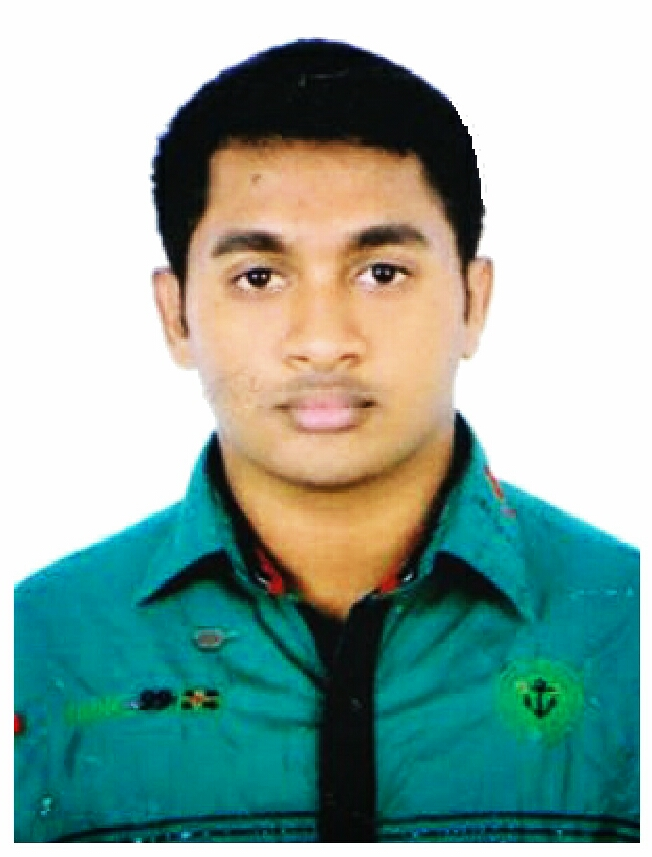
#> input picture learn-opencv/body-parts/FormalPic.jpg, 652 x 857 px, given in place of the camera
$ python penColor.py
#> lines starting #> are read from the running program, lines starting #| are printed output that depends on the picture; after the words box and inside, x2 and y2 are one past the last pixel; in counts of white or black regions, pixels touching at a corner belong together
import numpy as np
import cv2

# cap = cv2.VideoCapture('H:/Github/OpenCv/Research/videos/pen.mp4')
cap = cv2.VideoCapture(0)

kernel = np.ones((3,3),np.uint8)
kernelSmooth = np.ones( (25,25),np.float32 ) / 625

# params for ShiTomasi corner detection
feature_params = dict( maxCorners = 1,
                        qualityLevel = 0.8,
                        minDistance = 7,
                        blockSize = 7 )

# Parameters for lucas kanade optical flow
lk_params = dict( winSize  = (15,15),
                  maxLevel = 2,
                 criteria = (cv2.TERM_CRITERIA_EPS | cv2.TERM_CRITERIA_COUNT, 10, 0.03))

# Create some random colors
color = np.random.randint(0,255,(100,4))

# Take first frame and find corners in it
ret, old_frame = cap.read()
#> old_frame is the input picture: shape (857, 652, 3); mean B, G, R 162.7, 171.3, 143.1
hsv =  cv2.cvtColor(old_frame,cv2.COLOR_BGR2HSV)
#> hsv: shape (857, 652, 3); mean H, S, V 41.8, 110.1, 182.4

# index 0= Hue 1= sat 2=value
lower_limit = np.array([30,150,50])
upper_limit = np.array([255,255,180])
# inRnage Funtion will return 1 if the color is present range
mask = cv2.inRange(hsv,lower_limit,upper_limit)
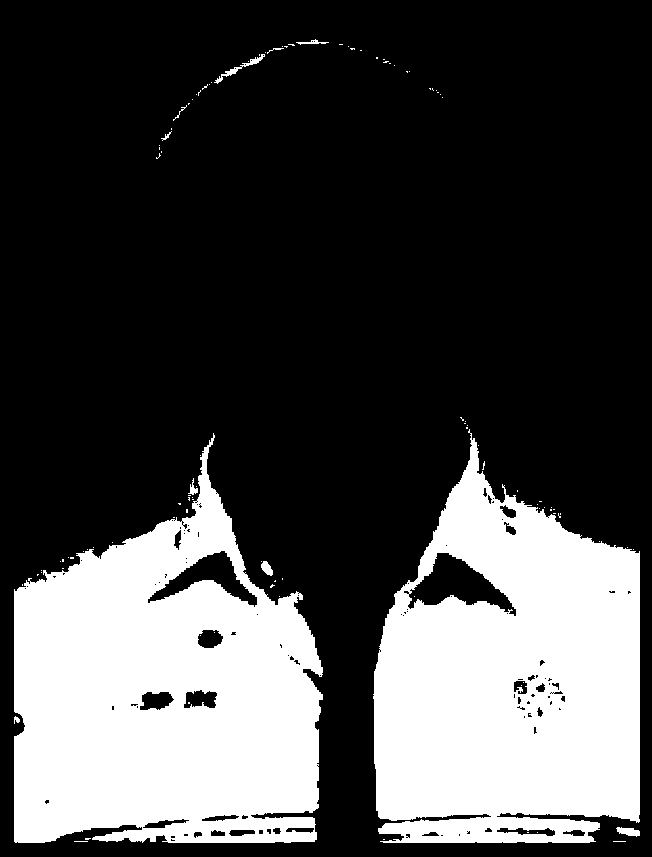
#> mask: shape (857, 652); 28.5% white; 106 white regions (95 under 20 px), largest, box (x1, y1, x2, y2) and area: (14, 433, 323, 843) 81833, (373, 429, 640, 843) 76637, (214, 54, 265, 84) 217

# 2 frames are passed mask values will applied to 2nd frame and bitwise op
res = cv2.bitwise_and(old_frame,old_frame,mask = mask)


old_gray = cv2.cvtColor(res, cv2.COLOR_BGR2GRAY)
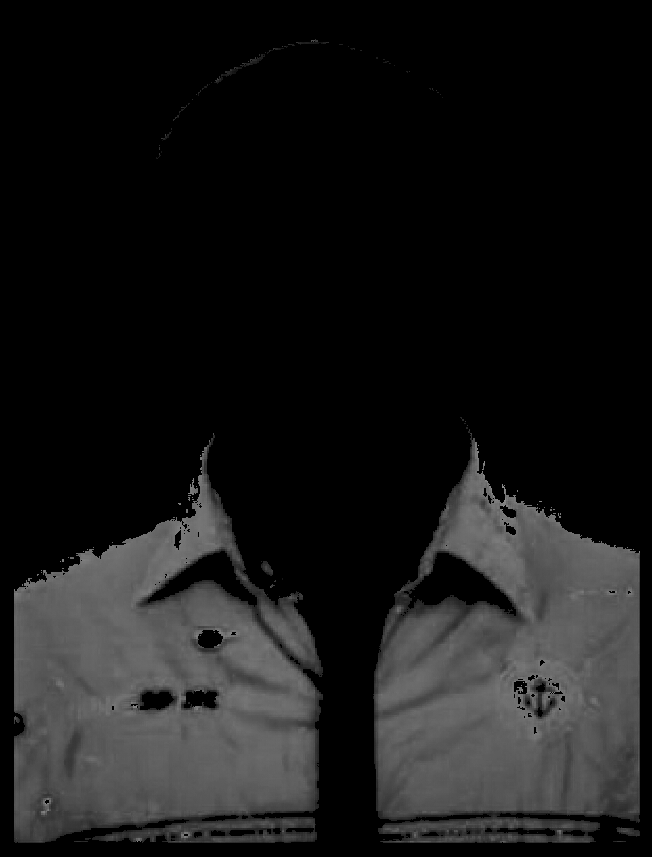
#> old_gray: shape (857, 652); min 0, max 143, mean 24.8
# cv2.imshow("s" , old_gray )
p0 = cv2.goodFeaturesToTrack(old_gray, mask = None, **feature_params)
#> p0 = [[519, 689]]
print(p0)
#| [[[519. 689.]]]
# Create a mask image for drawing purposes
old_mask = np.zeros_like(old_frame)


while(1):

    ret,frame = cap.read()
    smoothed = cv2.filter2D(frame,-1,kernelSmooth)
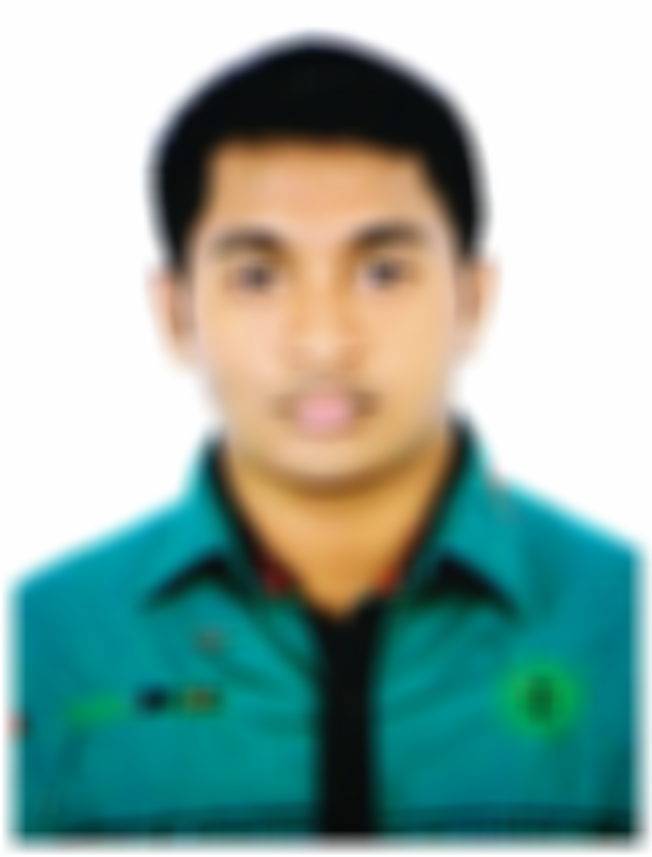
#> smoothed: shape (857, 652, 3); mean B, G, R 162.7, 171.3, 143.1
    hsv =  cv2.cvtColor(smoothed,cv2.COLOR_BGR2HSV)
#> hsv: shape (857, 652, 3); mean H, S, V 44.2, 106.2, 181.8
    mask = cv2.inRange(hsv,lower_limit,upper_limit)
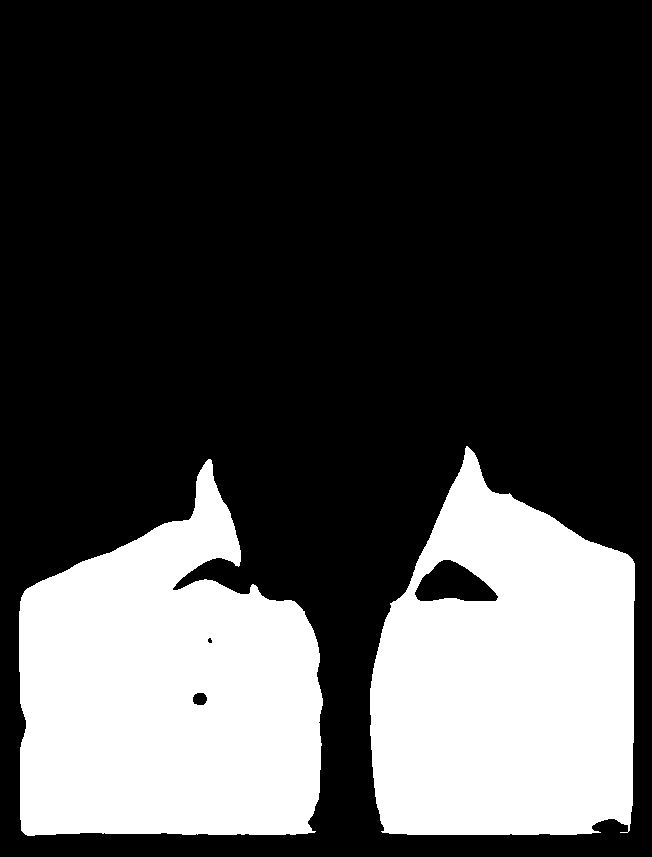
#> mask: shape (857, 652); 28.3% white; 2 white regions, box (x1, y1, x2, y2) and area: (19, 459, 323, 836) 81610, (370, 446, 635, 835) 76743
    res = cv2.bitwise_and(frame,frame,mask = mask)
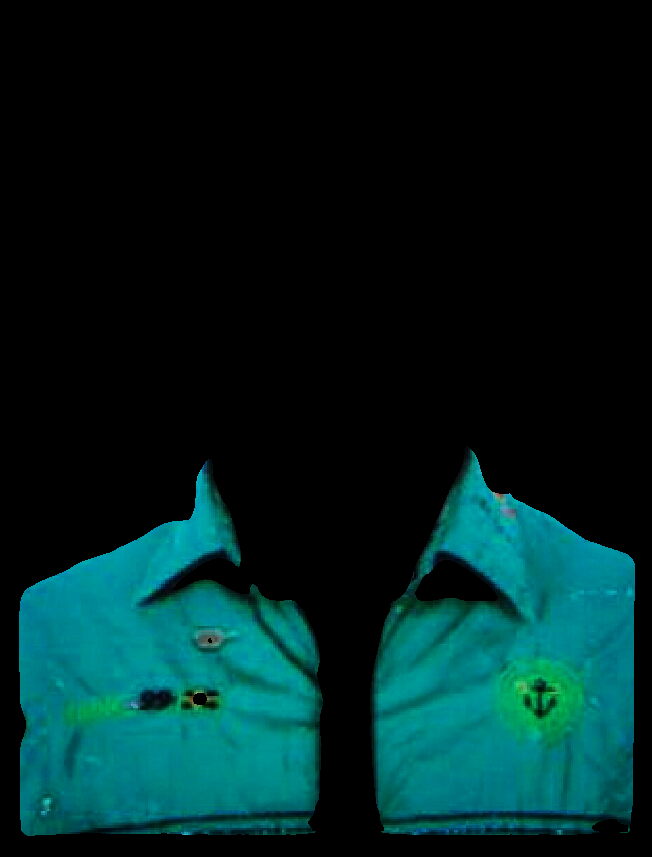
#> res: shape (857, 652, 3); mean B, G, R 34, 34.4, 0.4
    frame_gray = cv2.cvtColor(res, cv2.COLOR_BGR2GRAY)
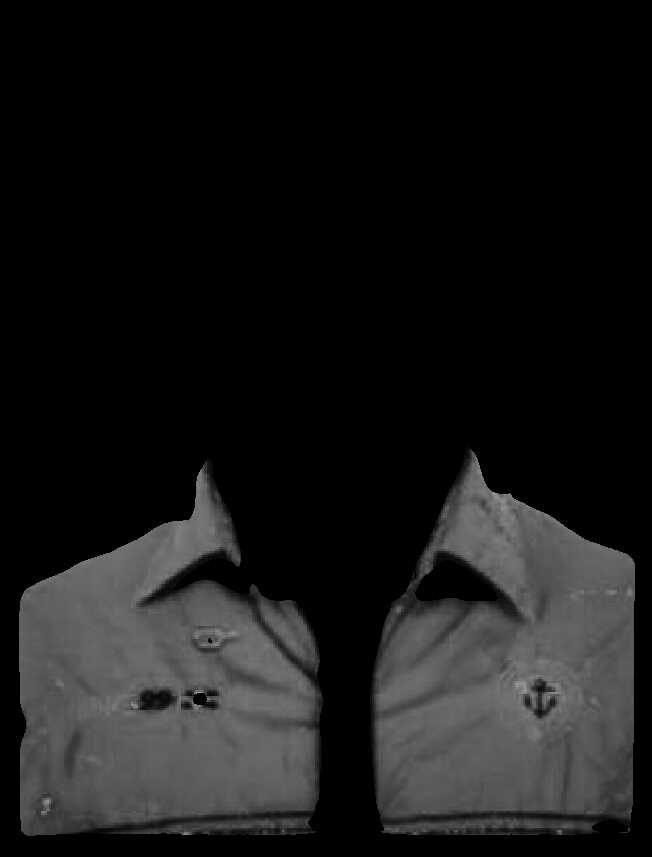
#> frame_gray: shape (857, 652); min 0, max 163, mean 24.2

    # calculate optical flow
    p1, st, err = cv2.calcOpticalFlowPyrLK(old_gray, frame_gray, p0, None, **lk_params)
#> p1 = [[526.6, 701.7]]; st = [1]; err = [56.74]
    # Select good points
    if p1 is None:
       #p0 = cv2.goodFeaturesToTrack(old_gray, mask = None, **feature_params)
       p1, st, err = cv2.calcOpticalFlowPyrLK(old_gray, frame_gray, p0, None, **lk_params)
    good_new = p1[st==1]
#> good_new = [[526.6, 701.7]]
    good_old = p0[st==1]
#> good_old = [[519, 689]]


    color = [0, 155, 31,1]
    # draw the tracks
    for i,(new,old) in enumerate(zip(good_new,good_old)):
       a,b = new.ravel()
       c,d = old.ravel()

       old_mask = cv2.line(old_mask, (a,b),(c,d), color, 5)
       frame = cv2.circle(frame,(a,b),5,color,-1)
       img = cv2.add(frame,old_mask)
       img = cv2.flip(img,1)
       cv2.imshow('frame',img)
       cv2.imshow('res',res)
#> this loop made 1 pass
#> (a, b, c, d) on pass 1: (526.6, 701.7, 519, 689)
#> pass 1, `img = cv2.flip(img,1)`:
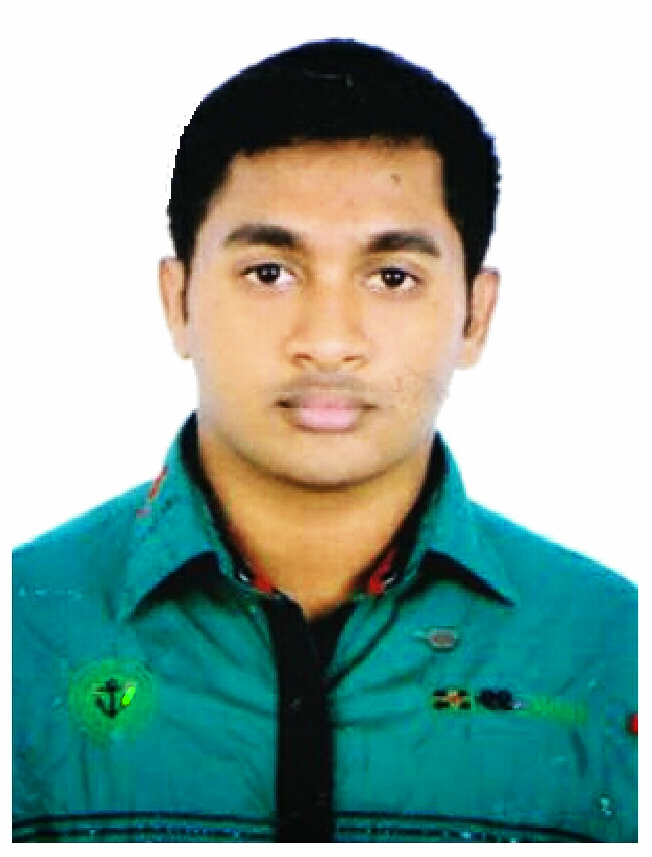
#> img: shape (857, 652, 3); mean B, G, R 162.7, 171.3, 143.1


    # Now update the previous frame and previous points
    old_gray = frame_gray.copy()
    p0 = good_new.reshape(-1,1,2)
#> p0 = [[526.6, 701.7]]


    if cv2.waitKey(27) & 0xFF == ord('q'):
#> (key q is pressed here)
         break

cv2.destroyAllWindows()
cap.release()
